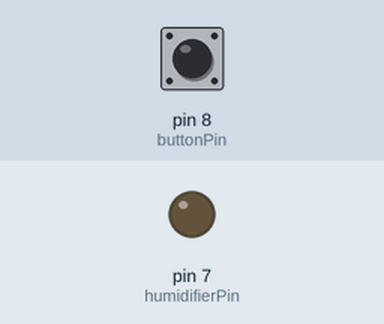
Simulated run of this sketch. Board: Arduino Uno, built with avr-gcc and run on an emulated ATmega328P. Parts: output pins drawn as LEDs (lit = HIGH). Inputs (shaded band) come from the test bench; at power-on: pin 8 (buttonPin) HIGH.

Above: at 1.2 s.
1.3 s: pin 8 (buttonPin) pulled LOW for 0.15 s
At 1.4 s:
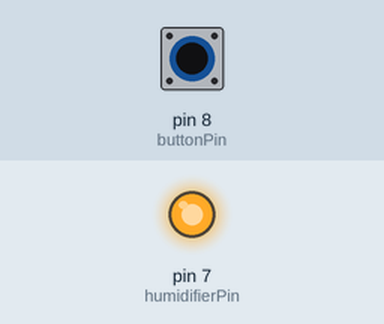
3.0 s: pin 8 (buttonPin) pulled LOW for 3.2 s
At 7.4 s:
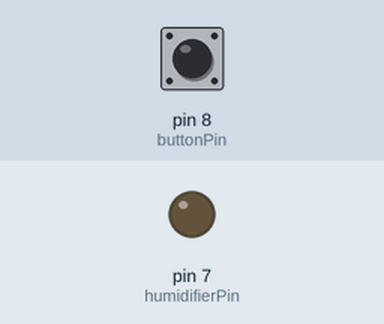
Timing chart, 0 to 8.9 s (numbered marks = the images above; inputs shaded):
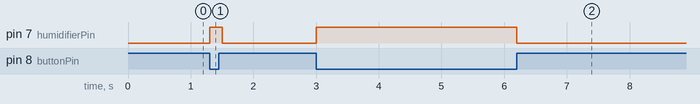

Measured:
- after the input at 1.3 s, pin 7 (humidifierPin): LOW → HIGH at once, → LOW 0.20 s later
- after the input at 3.0 s, pin 7 (humidifierPin): LOW → HIGH at once, → LOW 3.2 s later

The sketch:

button-pressed-humidifier.ino
```cpp
//declaring different variables
const int buttonPin = 8; // Button pin
const int humidifierPin = 7; // Led pin

void setup() {
  // put your setup code here, to run once:

  //configure the button to behave as an input
  pinMode(buttonPin, INPUT_PULLUP);

  //configure the humidifer to behave as an output
  pinMode(humidifierPin, OUTPUT);
}

void loop() {
  // put your main code here, to run repeatedly:

  // If button is pressed.
  if (digitalRead(buttonPin) == LOW) {
    // activate humidifier
    digitalWrite(humidifierPin, HIGH);
  } else {
    // If button is up, turn the humidifer off
    digitalWrite(humidifierPin, LOW);
  }
  //adds delay between off/on
  delay(100);
}
```
